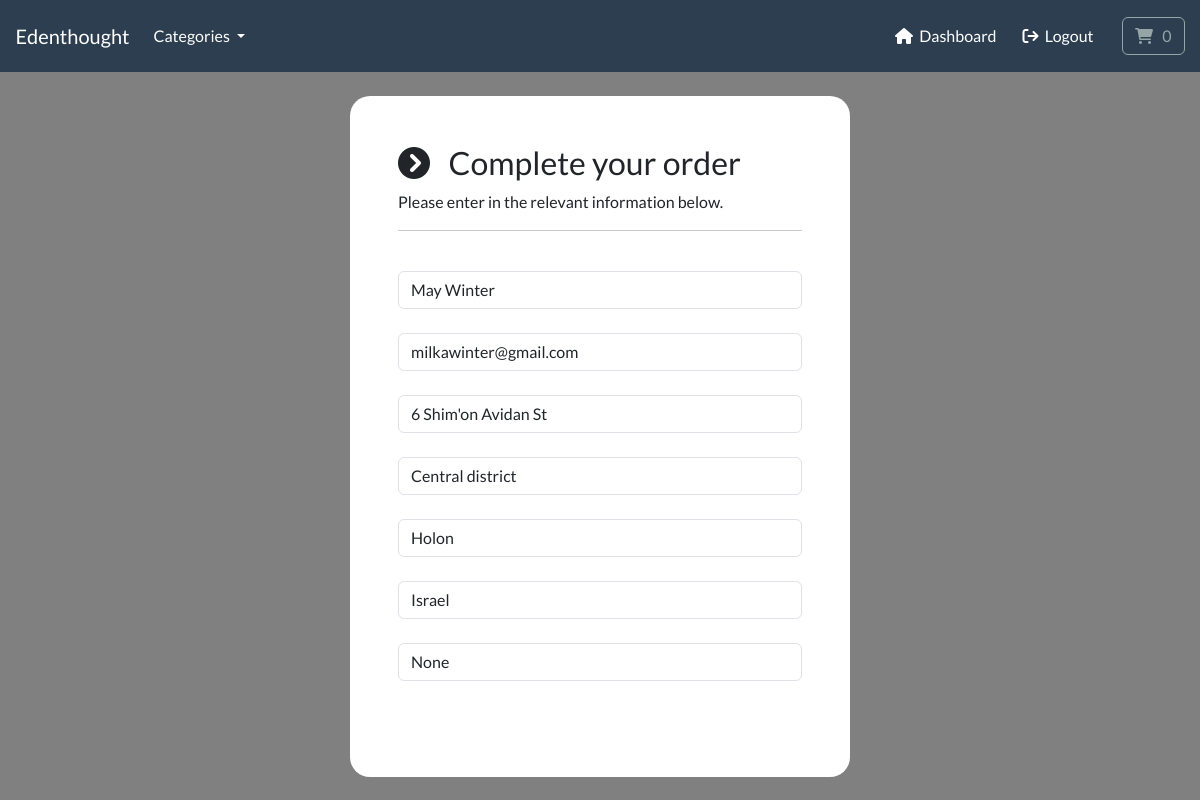
The app's page /payment/checkout (signed in) with its own data.
### payment/models.py (models this page shows, shortened)
class ShippingAddress(models.Model):
    class Meta:
        verbose_name_plural = 'Shipping Address'
    full_name = models.CharField(max_length=300)
    email = models.EmailField(max_length=255)
    address1 = models.CharField(max_length=300)
    address2 = models.CharField(max_length=300)
    city = models.CharField(max_length=255)
    state = models.CharField(max_length=255, null=True, blank=True)
    zipcode = models.CharField(max_length=255, null=True, blank=True)
    user = models.ForeignKey(User, on_delete=models.CASCADE, null=True, blank=True)

### payment/views.py (the view)
# urls.py: path('checkout', views.checkout, name='checkout'),
def checkout(request):
    if request.user.is_authenticated:
        try:
            shippping_adress = ShippingAddress.objects.get(user=request.user.id)
            context = {'shipping': shippping_adress}
            return render(request, 'payment/checkout.html', context=context)
        except:
            return render(request, 'payment/checkout.html')
    else:
        return render(request, 'payment/checkout.html')

### cart/cart.py (called while the page is built)
    def __len__(self):
        return sum(item['qty'] for item in self.cart.values())

    def get_total(self):
        return sum(Decimal(item['price']) * item['qty'] for item in self.cart.values())

### cart/context_processors.py (called while the page is built)
def cart(request):
    return {'cart': Cart(request)}

### store/models.py (called while the page is built)
    def get_absolute_url(self):
        return reverse('list-category', args=[self.slug])

### store/views.py (called while the page is built)
def categories(request):
    all_categories = Category.objects.all()
    return {'all_categories': all_categories}

### payment/templates/payment/checkout.html (shortened to what this page needs)
{% include "store/base.html" %}
{% load static %}
{% block content %}
    <body>
        <br>
        <div class="container bg-white shadow-md p-5 form-layout">
            <form id="form" onsubmit=event.preventDefault();>
                <div>
                    <h3> <i class="fa fa-chevron-circle-right" aria-hidden="true"></i> &nbsp; Complete your order </h3>
                    <p> Please enter in the relevant information below. </p>
                    <hr>
                    <br>
                    <div class="form-field">
                        <input class="form-control validate" id="name" type="text" placeholder="Full name*" autocomplete="off" value="{{ shipping.full_name }}" required>
                    </div>
                    <br>
                    <div class="form-field">
                        <input class="form-control validate" id="email" type="email" placeholder="Email address*" autocomplete="off" value="{{ shipping.email }}" required>
                    </div>
                    <br>
                    <div class="form-field">
                        <input class="form-control validate" id="address1" type="text" placeholder="Address 1*" autocomplete="off" value="{{ shipping.address1 }}" required>
                    </div>
                    <br>
                    <div class="form-field">
                        <input class="form-control validate" id="address2" type="text" placeholder="Address 2*" autocomplete="off" value="{{ shipping.address2 }}" required>
                    </div>
                    <br>
                    <div class="form-field">
                        <input class="form-control validate" id="city" type="text" placeholder="City*" autocomplete="off" value="{{ shipping.city }}" required>
                    </div>
                    <br>
                    <div class="form-field">
                        <input class="form-control" id="state" type="text" placeholder="State (Optional)" autocomplete="off" value="{{ shipping.state }}">
                    </div>
                    <br>
                    <div class="form-field">
                        <input class="form-control" id="zipcode" type="text" placeholder="Zip code (Optional)" autocomplete="off" value="{{ shipping.zipcode }}">
                    </div>
                </div>
                <br>
                <br>
            </form>
        </div>
        <br>
    </body>
{% endblock %}

### static/css/styles.css (style rules this page uses)
.form-layout { border-radius: 20px; width: 500px; }

### payment/templates/payment/checkout.html (style rules this page uses)
body { background-color: gray; }

### records on screen
ShippingAddress: full_name "May Winter", email "milkawinter@gmail.com", address1 "6 Shim'on Avidan St", address2 "Central district", city "Holon", state "Israel", zipcode "None"
